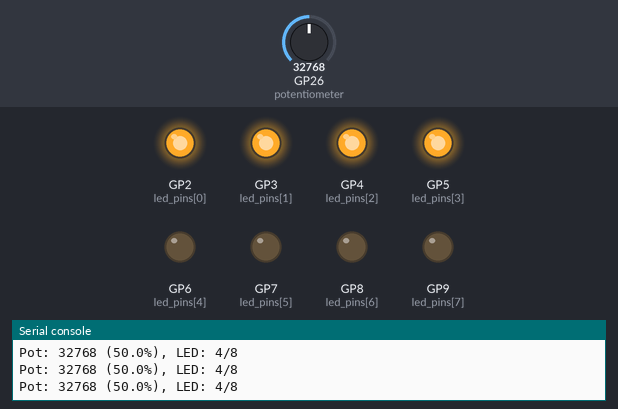
Bench run of a program on a simulated Raspberry Pi Pico running MicroPython. Parts: output pins drawn as LEDs (lit = HIGH), the last lines printed to the serial console. The inputs (shaded band) are chosen by the test bench; at power-on: GP26 (potentiometer) = 32768 (analog values on the 0–65535 scale).

Above: at 1.2 s.
1.3 s: GP26 (potentiometer) set to 40528
2.8 s: GP26 (potentiometer) set to 41856
At 3.1 s:
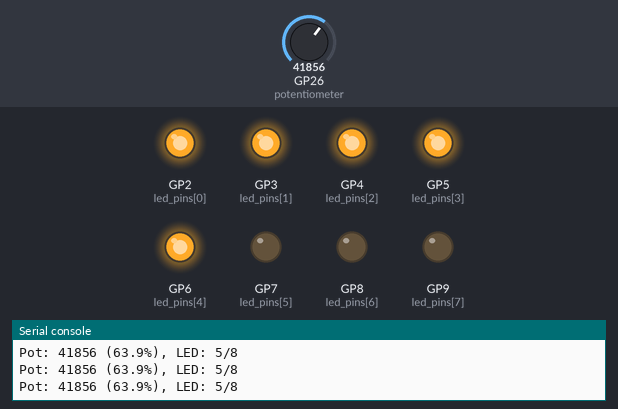
4.3 s: GP26 (potentiometer) set to 32767
At 5.5 s:
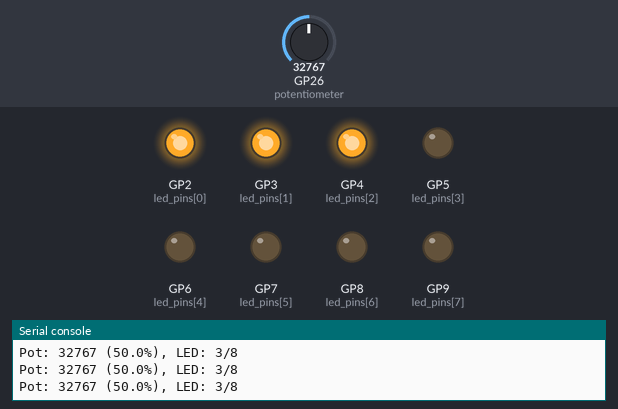
5.8 s: GP26 (potentiometer) set to 25008
7.3 s: GP26 (potentiometer) set to 23824
At 8.5 s:
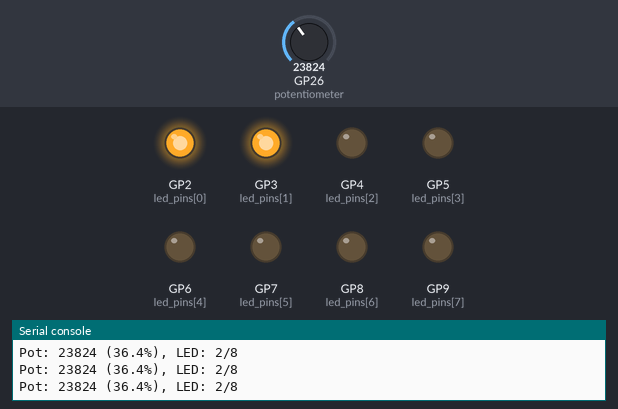
8.8 s: GP26 (potentiometer) set to 45874
At 10.1 s:
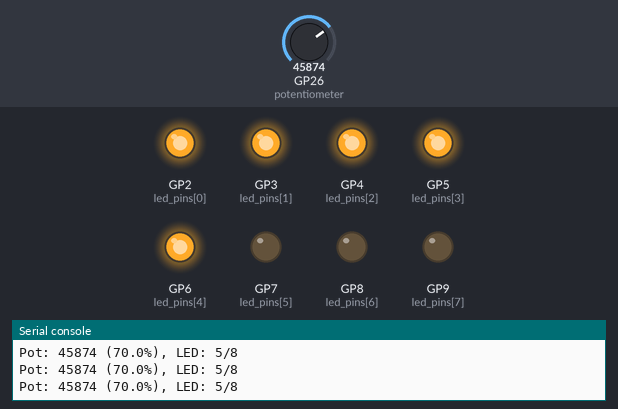
Timing chart, 0 to 11.3 s (numbered marks = the images above; inputs shaded):
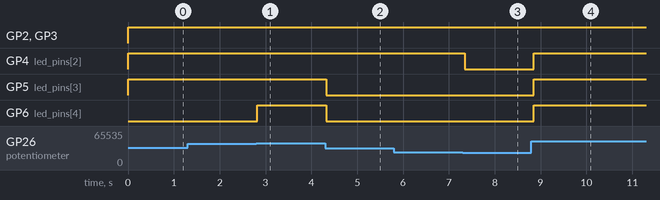

The program:

LED-postupne_rozsveceni-potenciometr.py
```python
from machine import Pin, ADC
import time
potentiometer = ADC(Pin(26))

led_pins = [Pin(i, Pin.OUT) for i in range(2, 10)]
num_leds = len(led_pins)

def map_range(value, in_min, in_max, out_min, out_max):

    return int((value - in_min) * (out_max - out_min) // (in_max - in_min) + out_min)

def led_counting_digital():
    while True:
        pot_value = potentiometer.read_u16()

        active_leds = map_range(pot_value, 0, 65535, 0, num_leds)

        for i, led in enumerate(led_pins):
            led.value(1 if i < active_leds else 0)

        percent = (pot_value / 65535) * 100
        print(f"Pot: {pot_value} ({percent:.1f}%), LED: {active_leds}/{num_leds}")
        time.sleep(0.1)

led_counting_digital()
```

Measured:
- the behaviour switches between 40944 and 40960 on GP26 (potentiometer) (found by bisection; images 0 and 1)
- the behaviour switches between 24576 and 24560 on GP26 (potentiometer) (found by bisection; images 2 and 3)
- after the input at 2.8 s, GP6 (led_pins[4]): LOW → HIGH at once
- after the input at 4.3 s, GP5 (led_pins[3]), GP6 (led_pins[4]): HIGH → LOW at once
- after the input at 7.3 s, GP4 (led_pins[2]): HIGH → LOW at once
- after the input at 8.8 s, GP4 (led_pins[2]), GP5 (led_pins[3]), GP6 (led_pins[4]): LOW → HIGH after 0.05 s
